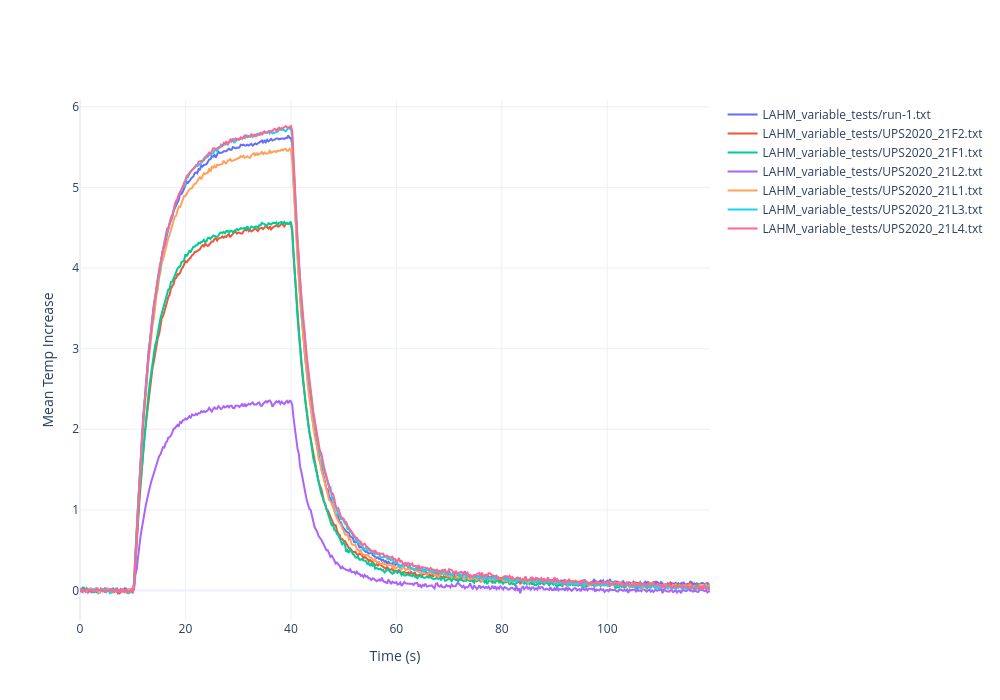

Notebook code cell kept with this figure:
### Code cell
fig = go.Figure()

mylabel_List = []
for i in range(number): 
    myTtrace = myTtrace_list[i]
    mylabel = myTtrace.filename
    print(mylabel)
    mylabel_List.append(mylabel)
    fig.add_trace(go.Scatter(x = myTtrace.time, y = myTtrace.Temp_av, mode = 'lines', name = mylabel)) 
                  
#fig.update_layout(title_text='chi')
fig.update_xaxes(title_text="Time (s)")
fig.update_yaxes(title_text="Mean Temp Increase")
fig.update_layout(width=1000, height=700, template = 'plotly_white')

fig.show()

### Figure 1 — Plotly figure (JSON) as saved in the notebook; plotly's stock layout.template omitted (floating-point values rounded to 4 significant figures; data arrays with more than 128 entries replaced by an {"elided": "..."} marker saying what was removed)
{"data": [{"mode": "lines", "name": "LAHM_variable_tests/run-1.txt", "type": "scatter", "x": {"elided": "479 float values"}, "y": {"elided": "479 float values"}}, {"mode": "lines", "name": "LAHM_variable_tests/UPS2020_21F2.txt", "type": "scatter", "x": {"elided": "479 float values"}, "y": {"elided": "479 float values"}}, {"mode": "lines", "name": "LAHM_variable_tests/UPS2020_21F1.txt", "type": "scatter", "x": {"elided": "479 float values"}, "y": {"elided": "479 float values"}}, {"mode": "lines", "name": "LAHM_variable_tests/UPS2020_21L2.txt", "type": "scatter", "x": {"elided": "479 float values"}, "y": {"elided": "479 float values"}}, {"mode": "lines", "name": "LAHM_variable_tests/UPS2020_21L1.txt", "type": "scatter", "x": {"elided": "479 float values"}, "y": {"elided": "479 float values"}}, {"mode": "lines", "name": "LAHM_variable_tests/UPS2020_21L3.txt", "type": "scatter", "x": {"elided": "479 float values"}, "y": {"elided": "479 float values"}}, {"mode": "lines", "name": "LAHM_variable_tests/UPS2020_21L4.txt", "type": "scatter", "x": {"elided": "479 float values"}, "y": {"elided": "479 float values"}}], "layout": {"height": 700, "width": 1000, "xaxis": {"autorange": true, "range": [0, 119.5], "title": {"text": "Time (s)"}, "type": "linear"}, "yaxis": {"autorange": true, "range": [-0.3659, 6.085], "title": {"text": "Mean Temp Increase"}, "type": "linear"}}}
